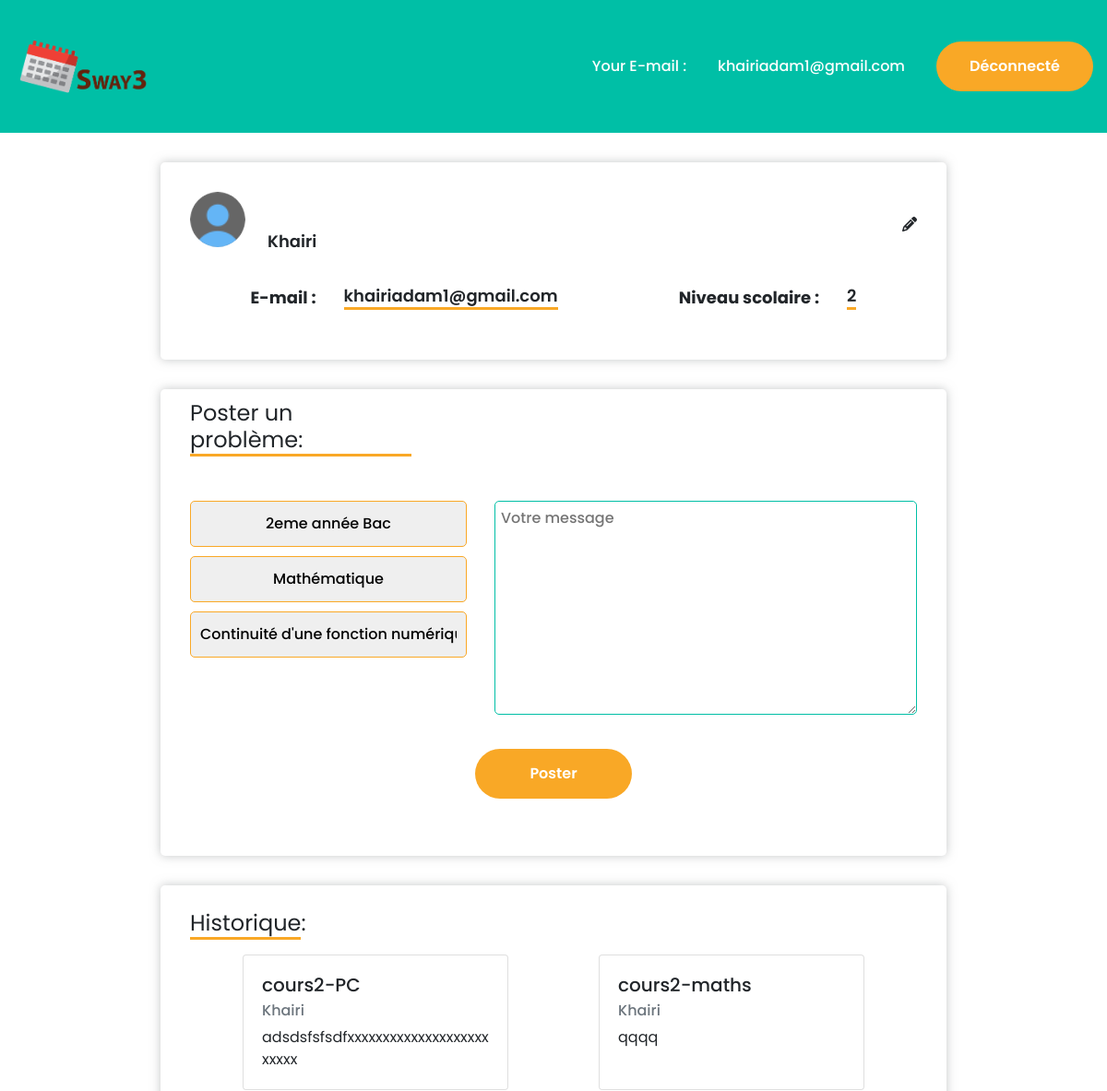
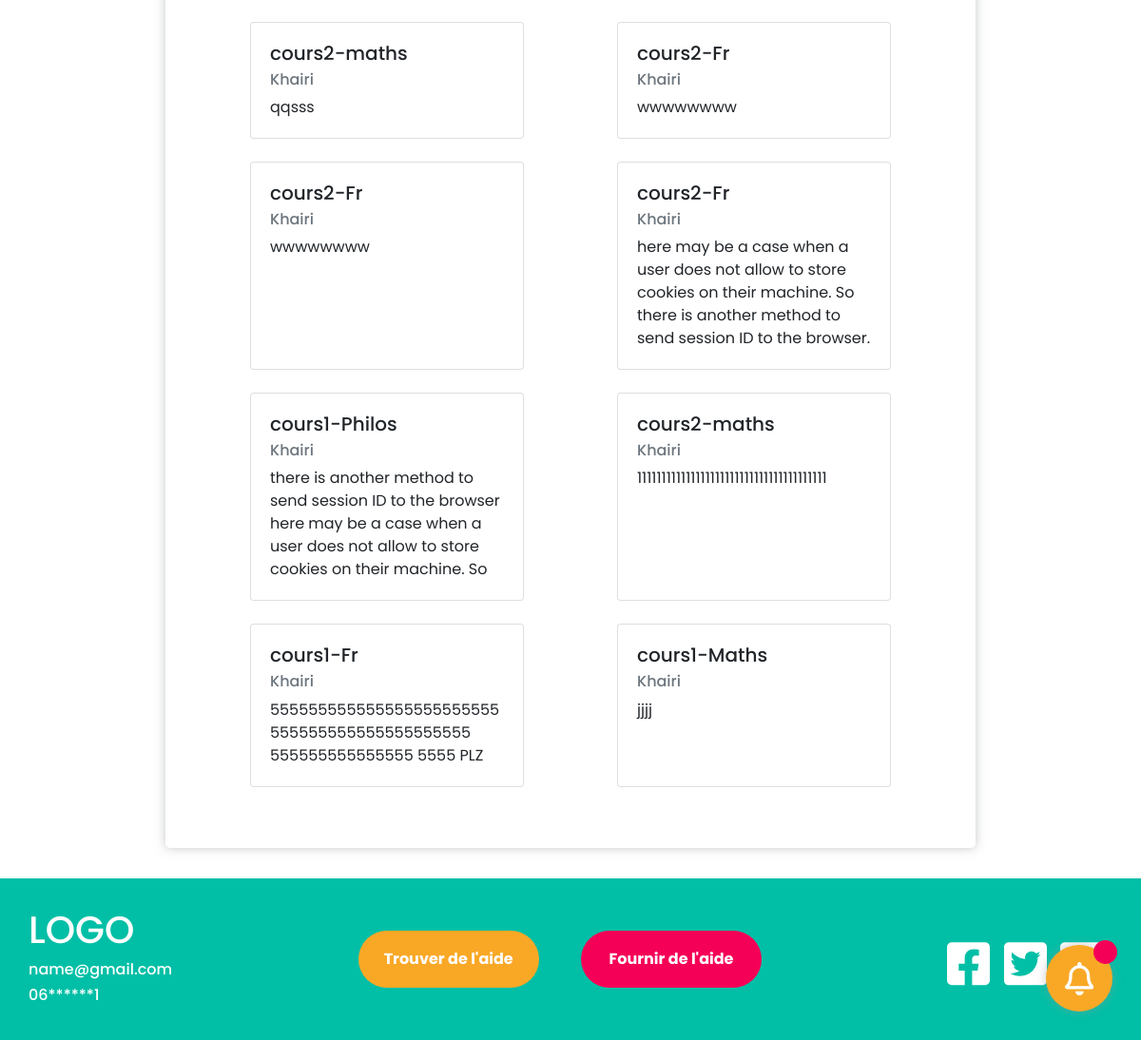
Page /Student.php (signed in) on the committed database (2 pictures, top to bottom).
### tables this page shows
CREATE TABLE `demande` (
  `iddemande` int(11) NOT NULL,
  `description` text DEFAULT NULL,
  `idetudiantc` int(11) DEFAULT NULL,
  `cours` int(11) NOT NULL,
  `idmatiere` int(11) NOT NULL
);

CREATE TABLE `cours` (
  `idcours` int(11) NOT NULL,
  `nomcours` varchar(255) DEFAULT NULL,
  `idmatiere` int(11) DEFAULT NULL
);

### Student.php (the view, shortened to what this page needs)
<?php
include "navbar.php";
include "notification.php";
?>
    <div class="containers">
        <div class="check">
            <div class="name-and-pen">
                <div class="name-img d-flex justify-content-center">
                    <img class="profil_img" src="src/img/account.png" alt="">
                    <h2 class="mt-4 ml-4">
                        <?php
                        if (!empty($_SESSION['mail'])) {
                            echo($_SESSION['firstName'] . ' ' . $_SESSION['lastName']);
                        }
                        ?>
                    </h2>
                </div>
                <div class="pen_for_modify">
                    <i class="fas fa-pencil-alt"></i>
                </div>
            </div>
            <div class="inputs d-flex flex-row justify-content-around aline-items-baseline">
                <div>
                    <h5 class='font-weight-bold bBottom'>E-mail : </h5>
                    <h4 class='ml-4'>
                        <?php
                        if (!empty($_SESSION['mail'])) {
                            echo(' ' . $_SESSION['mail']);
                        }
                        ?></h4>
                </div>
                <div>
                    <?php
                    if (!empty($_SESSION['mail'])) {
                        echo
                            "
                <h5 class=\"font-weight-bold bBottom mr-4\">Niveau scolaire : </h5>
                <h4> " . $_SESSION['nvScolaire'] . "</h4>
                ";
                    } else {
                        echo "
                      <h5 class=\"font-weight-bold bBottom mr-4\">Niveau scolaire : </h5>
                <h4>le Niveau scolaire</h4>
                      ";
                    }
                    ?>
                </div>
            </div>
        </div>
    </div>
    <div class="Post_problem">
        <form action="addQst.php" method="post">
            <h2 class="historique d-inline-block">Poster un problème:</h2>
            <div class="post_pro">
                <div class="find_help">
                    <div>
                        <select name="nvscolaire" id="nvscolaire">
                            <option value="2">2eme année Bac</option>
                        </select>
                    </div>
                    <div>
                        <select name="matiere" id="matiere">
                            <option value="math">Mathématique</option>
                        </select>
                    </div>
                    <div>
                        <select class="hour2" name="cours" id="cours">
                            <optgroup label="Analyse">
                                <option value="1">Continuité d'une fonction numérique</option>
                            </optgroup>
                        </select>
                    </div>
                </div>
                <div class="text_message form-group">
                    <textarea name="description" id="message" cols="30" rows="10"
                              placeholder="Votre message"></textarea>
                </div>
            </div>
            <div>
                <button class="btn_post" type="submit">Poster</button>
            </div>
        </form>
    </div>
    <div class="containers">
        <h2 class="historique d-inline-block bBottom">Historique:</h2>
        <div class="d-flex flex-wrap justify-content-around m-2">
            <?php
              $sql = "SELECT * FROM demande where
               idetudiantc = '" . $_SESSION['userid'] . "'";
              $result = mysqli_query($conn, $sql);
        if (isset($result)) {
                $demandes = [];
                $fname = $_SESSION['firstName'];
                $lname = $_SESSION['lastName'];
                while ($row = mysqli_fetch_array($result)) {
                    array_push($demandes, $row[1]);
                    $requet = "SELECT * FROM cours where
                    idcours = '" . $row[3] . "'";
                    $results = mysqli_query($conn, $requet);
                    $row1 = mysqli_fetch_array($results);
                    echo "
                        <div class=\"card mb-4\" style=\"width: 18rem;\">
                           <div class=\"card-body\">
                            <h5 class=\"card-title\">$row1[1]</h5>
                            <h6 class=\"card-subtitle mb-2 text-muted\"> $lname  $fname</h6>
                            <p class=\"card-text\">$row[1]</p>
                          </div>
                        </div>
                         ";
                }
        } else {
                echo "<h5 class=\"activité\">aucune activité</h5>";
            };?>
        </div>
    </div>
<?php
include 'footer.php';
?>

### navbar.php (shortened to what this page needs)
<!DOCTYPE html>
<html lang="en">
<head>
    <link rel="stylesheet" href="https://stackpath.bootstrapcdn.com/bootstrap/4.4.1/css/bootstrap.min.css"
>
    <link rel="stylesheet" href="src/css/main.css"/>
</head>
<body>
<nav>
    <a class="navbar-brand" href="index.php">
        <img src="src/img/logo-02.png" width="150" class="d-inline-block align-top" alt="">
    </a>
        <div>
            <?php
            if (!empty($_SESSION['mail'])) {
                $usermail = $_SESSION['mail'];
                echo
                "
    <a class=\"inscr\" href=\"Student.php\">
    <div>
<div class='text-right '>
                    <h4 class='mt-2'>Your E-mail :</h4>
                    <h4 class='mt-2 ml-4'>$usermail</h4>
                </div>
               <a href=\"logout.php\">
               <button class='btn_post btn btn-danger rounded-pill ml-4'>Déconnecté</button>
</a>
                </div>
                </a>";
            }
            ?>
        </div>
</nav>

### notification.php (shortened to what this page needs)
<div class="notif">
    <div class="show_notification">
    </div>
    <div id="notification" onclick="" class="ntif_icon">
    </div>
</div>

### footer.php (shortened to what this page needs)
 <footer >
    <div class="footer">
        <div class="footer__info">
            <h1>LOGO</h1>
            <h3>name@gmail.com</h3>
            <h3>06******1</h3>
        </div>
        <div class="footer__serv">
            <a class="btn-find-help" href="#">Trouver de l'aide</a>
         <a class="btn-give-help" href="#">Fournir de l'aide</a>
        </div>
        <div class="footer__social">
        </div>
    </div>
    </footer>
</body>
</html>

### src/css/main.css (style rules this page uses)
input,select,textarea { outline:none;appearance:unset!important;-moz-appearance:unset!important;-webkit-appearance:unset!important;-o-appearance:unset!important;-ms-appearance:unset!important }
img { max-width:100%;height:auto }
.form-group { position:relative;margin-bottom:25px;overflow:hidden }
.form-group:last-child { margin-bottom:0 }
.inscr { text-decoration:none!important }
* { margin:0;padding:0;font-size:16px;font-family:Poppins,sans-serif }
body { padding:0;margin:0 }
nav { display:flex;justify-content:space-between;align-items:center;padding:15px;background-color:#00bfa6 }
nav a { text-decoration:none;color:#fff }
nav div { display:flex;align-items:center }
nav div h4 { margin-right:10px;margin-top:30px;font-size:medium;font-weight:500 }
.containers { margin:2em auto;max-width:71vw;box-shadow:0 0 11px 0 rgba(149,152,154,.554);padding:2em;border-radius:.3em }
.containers .check .name-and-pen { display:flex;justify-content:space-between;align-items:center }
.containers .check .name-and-pen .profil_img { width:60px;height:60px;border-radius:50%;-o-object-fit:cover;object-fit:cover }
.containers .check .name-and-pen .name-img { display:flex;align-items:baseline }
.containers .check .name-and-pen h2 { margin-left:10px;font-weight:600;font-size:large }
.containers .inputs { margin-top:15px;display:flex;flex-wrap:wrap }
.containers .inputs div { display:flex;align-items:center;flex-wrap:wrap;margin:8px;padding:6px }
.containers .inputs div h4 { border-bottom:3px solid #f9a826;font-weight:600;font-size:large;padding-bottom:2px }
.containers .inputs h5 { font-weight:600;font-size:large;padding-right:6px }
.chart .chart_title_h2,.historique,.Post_problem h2 { font-weight:400;font-size:x-large;width:120px;border-bottom:3px solid #f9a826;margin-top:-20px }
footer { padding:10px }
footer,footer .footer { background-color:#00bfa6 }
footer .footer { position:relative;display:flex;justify-content:space-between;flex-wrap:wrap;padding:20px;align-items:center }
footer .footer__info h1 { color:#fff }
footer .footer__info h3 { color:#fff;font-size:1em }
footer .footer__serv .btn-find-help,footer .footer__serv .btn-give-help { display:inline-block;width:190px;background-color:#f9a826;padding:18px;border-radius:40px;text-decoration:none;color:#fff;font-weight:700;text-align:center;margin:20px }
footer .footer__serv .btn-give-help { background-color:#f50057 }
footer .footer__social svg { width:45px;margin-right:10px;margin-top:10px }
.notif .show_notification { width:25px;height:25px;background-color:#f50057;text-align:center;border-radius:50%;color:#fff;z-index:2;position:fixed;right:25px;bottom:80px;font-size:medium;font-weight:700 }
.notif .ntif_icon { width:70px;height:70px;position:fixed;right:30px;bottom:30px;background-color:#f9a826;border-radius:50%;display:flex;justify-content:center;align-items:center;box-shadow:0 0 11px 0 rgba(149,152,154,.554);z-index:1 }
.notif .ntif_icon svg { height:35px }
.Post_problem { margin:2em auto;max-width:71vw;box-shadow:0 0 11px 0 rgba(149,152,154,.554);padding:2em;border-radius:.3em }
.Post_problem h2 { width:240px }
.Post_problem .post_pro { display:flex;justify-content:space-evenly;margin-top:40px }
.Post_problem .post_pro .text_message { margin-left:30px;width:70% }
.Post_problem .post_pro .text_message textarea { font-family:Poppins,sans-serif;width:100%;height:14.5em;border-radius:5px;border:1px solid #00bfa6;padding:6px;font-size:medium;font-weight:500;resize:vertical }
.Post_problem .find_help { display:flex;flex-direction:column }
.Post_problem .find_help select { width:300px;height:50px;border-radius:5px;border:1px solid #f9a826;font-weight:500;font-size:medium;margin-bottom:10px;text-align:center;font-family:Poppins,sans-serif;padding:10px }
.btn_post { width:170px;padding:15px;background-color:#f9a826;color:#fff;border:none;border-radius:49px;margin:30px auto;display:flex;justify-content:center;font-size:medium;font-weight:600 }

### rows in the picture
demande: cours.nomcours "cours2-PC", description "adsdsfsfsdfxxxxxxxxxxxxxxxxxxxxxxxxx"
demande: cours.nomcours "cours2-maths", description "qqqq"
demande: cours.nomcours "cours2-maths", description "qqsss"
demande: cours.nomcours "cours2-Fr", description "wwwwwwww"
demande: cours.nomcours "cours2-Fr", description "wwwwwwww"
demande: cours.nomcours "cours2-Fr", description "here may be a case when a user does not allow to store cookies on their machine. So there is another method to send session ID to the browser."
demande: cours.nomcours "cours1-Philos", description "there is another method to send session ID to the browser here may be a case when a user does not allow to store cookies on their machine. So"
demande: cours.nomcours "cours2-maths", description "111111111111111111111111111111111111111"
demande: cours.nomcours "cours1-Fr", description "555555555555555555555555555555555555555555555 555555555555555 5555 PLZ"
demande: cours.nomcours "cours1-Maths", description "jjjj"

### other values in the picture
$usermail "khairiadam1@gmail.com"
$_SESSION['firstName'] "Khairi"
$_SESSION['mail'] "khairiadam1@gmail.com"
$_SESSION['nvScolaire'] "2"
